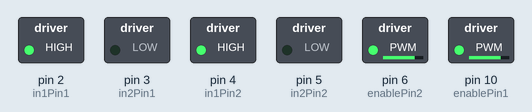
The sketch below on a simulated Arduino Uno, built with avr-gcc and run on an emulated ATmega328P. On the bench: switched loads named in the sketch (green lamp = pin HIGH).

Above: at 0.05 s.
At 2.95 s:
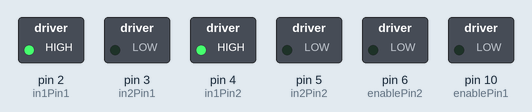
At 4.45 s:
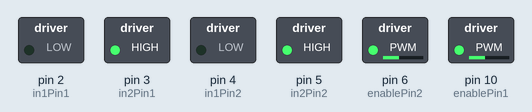
At 5.95 s:
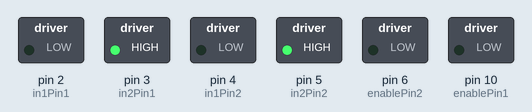
Timing chart, 0 to 7.8 s (numbered marks = the images above):
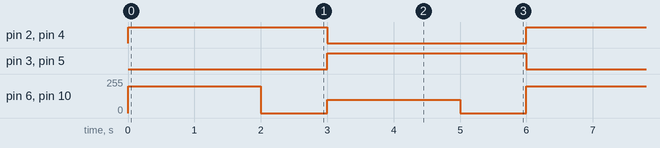

Measured:
- by itself, pin 2 (in1Pin1), pin 3 (in2Pin1), pin 4 (in1Pin2), pin 5 (in2Pin2): alternates HIGH for 3.0 s and LOW for 3.0 s
- by itself, pin 6 (enablePin2), pin 10 (enablePin1): repeats every 6.0 s: 0/255 1.0 s, 100/255 2.0 s, 0/255 1.0 s, 200/255 2.0 s

The sketch:

Motor_test_analog.ino
```cpp
// Motor Control with L298N and Arduino (Controlling Two Motors)

// Define pin numbers
const int enablePin1 = 10; // PWM pin for speed control of Motor 1
const int in1Pin1 = 2;    // Control pin 1 of Motor 1
const int in2Pin1 = 3;    // Control pin 2 of Motor 1
const int enablePin2 = 6;// PWM pin for speed control of Motor 2
const int in1Pin2 = 4;    // Control pin 1 of Motor 2
const int in2Pin2 = 5;    // Control pin 2 of Motor 2

void setup() {
  // Set pin modes
  pinMode(enablePin1, OUTPUT);
  pinMode(in1Pin1, OUTPUT);
  pinMode(in2Pin1, OUTPUT);
  pinMode(enablePin2, OUTPUT);
  pinMode(in1Pin2, OUTPUT);
  pinMode(in2Pin2, OUTPUT);
}

void loop() {
  // Run both motors forward
  digitalWrite(in1Pin1, HIGH);
  digitalWrite(in2Pin1, LOW);
  analogWrite(enablePin1, 200); // Adjust PWM value for speed of Motor 1

  digitalWrite(in1Pin2, HIGH);
  digitalWrite(in2Pin2, LOW);
  analogWrite(enablePin2, 200); // Adjust PWM value for speed of Motor 2

  delay(2000); // Run for 2 seconds

  // Stop both motors
  analogWrite(enablePin1, 0);
  analogWrite(enablePin2, 0);

  delay(1000); // Pause for 1 second

  // Run both motors backward
  digitalWrite(in1Pin1, LOW);
  digitalWrite(in2Pin1, HIGH);
  analogWrite(enablePin1, 100); // Adjust PWM value for speed of Motor 1

  digitalWrite(in1Pin2, LOW);
  digitalWrite(in2Pin2, HIGH);
  analogWrite(enablePin2, 100); // Adjust PWM value for speed of Motor 2

  delay(2000); // Run for 2 seconds

  // Stop both motors
  analogWrite(enablePin1, 0);
  analogWrite(enablePin2, 0);

  delay(1000); // Pause for 1 second
}
```
